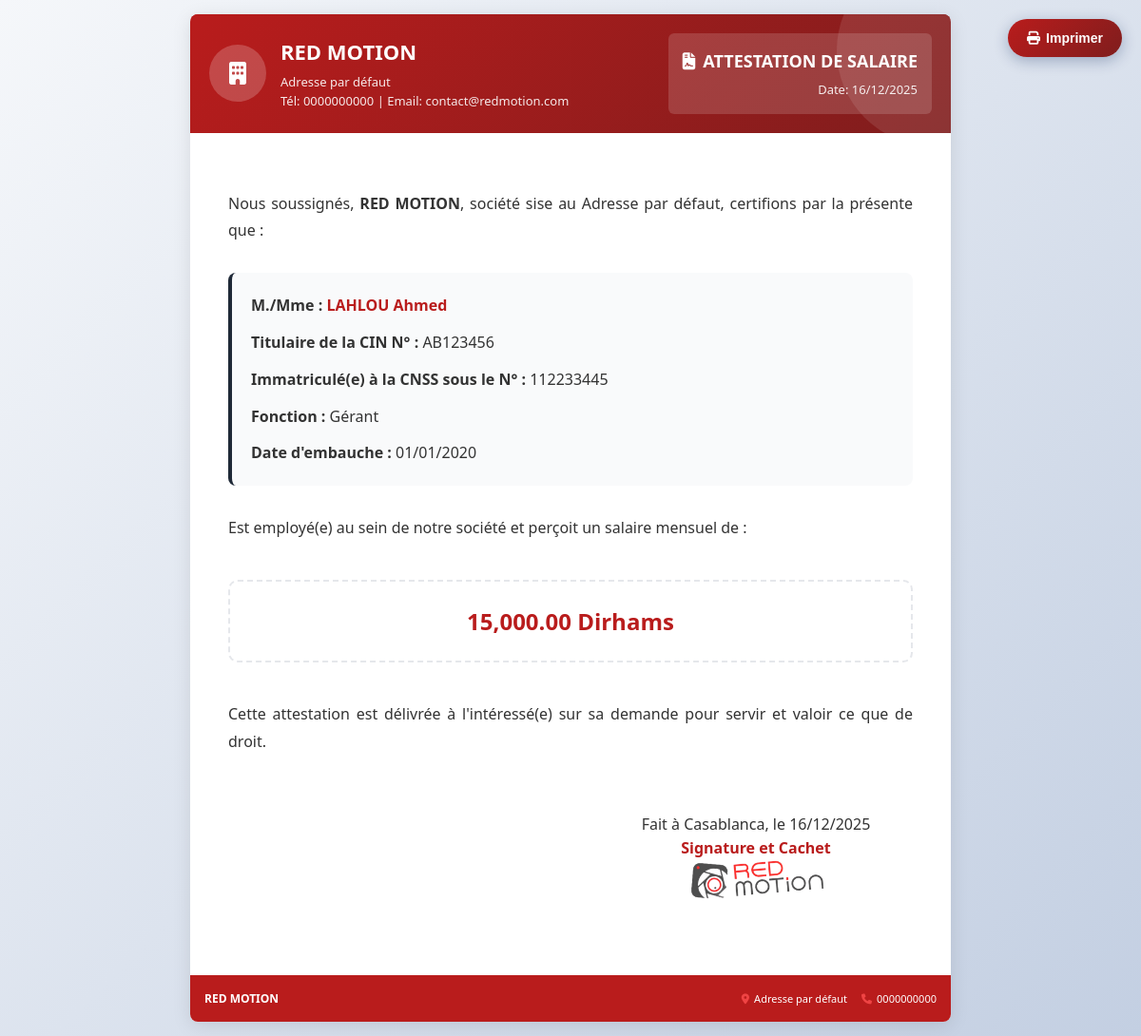
The app's page /vue/imprimer_attestation_salaire.php?id=1 with its own data.
### tables this page shows
CREATE TABLE `societe_info` (
  `id` int NOT NULL,
  `nom` varchar(255) NOT NULL,
  `adresse` text,
  `telephone` varchar(50) DEFAULT NULL,
  `email` varchar(100) DEFAULT NULL,
  `rc` varchar(100) DEFAULT NULL,
  `nif` varchar(100) DEFAULT NULL,
  `nis` varchar(100) DEFAULT NULL,
  `art` varchar(100) DEFAULT NULL,
  `cnss` varchar(100) DEFAULT NULL,
  `if_fiscal` varchar(100) DEFAULT NULL,
  `ice` varchar(100) DEFAULT NULL,
  `logo_path` varchar(255) DEFAULT NULL,
  `cachet_path` varchar(255) DEFAULT NULL,
  `jours_conge_annuel` int DEFAULT '18',
  `weekend_days` varchar(50) DEFAULT '0'
);

CREATE TABLE `employes` (
  `id` int NOT NULL,
  `nom` varchar(100) NOT NULL,
  `prenom` varchar(100) NOT NULL,
  `email` varchar(150) DEFAULT NULL,
  `telephone` varchar(20) DEFAULT NULL,
  `date_naissance` date DEFAULT NULL,
  `date_embauche` date DEFAULT NULL,
  `salaire` decimal(10,2) DEFAULT NULL,
  `id_poste` int DEFAULT NULL,
  `statut` enum('Actif','Congé','Terminé') DEFAULT 'Actif',
  `photo` varchar(255) DEFAULT NULL,
  `adresse` text,
  `cin` varchar(20) DEFAULT NULL,
  `cnss` varchar(50) DEFAULT NULL,
  `date_creation` datetime DEFAULT CURRENT_TIMESTAMP,
  `situation_familiale` varchar(50) DEFAULT NULL,
  `nombre_enfants` int DEFAULT '0',
  `type_contrat` varchar(50) DEFAULT NULL,
  `rib` varchar(50) DEFAULT NULL,
  `solde_conge` float DEFAULT '18'
);

CREATE TABLE `postes` (
  `id` int NOT NULL,
  `titre` varchar(100) NOT NULL,
  `id_departement` int DEFAULT NULL,
  `description` text,
  `date_creation` datetime DEFAULT CURRENT_TIMESTAMP,
  `parent_id` int DEFAULT NULL
);

### model/hr_functions.php (called while the page is built, shortened)
<?php
include_once __DIR__ . '/../config/connexion.php';
function getEmploye($id) {
    global $connexion;
    $sql = "SELECT e.*, p.titre as poste, p.id as id_poste, d.nom as departement, d.id as id_departement
            FROM employes e
            LEFT JOIN postes p ON e.id_poste = p.id
            LEFT JOIN departements d ON p.id_departement = d.id
            WHERE e.id = ?";
    $req = $connexion->prepare($sql);
    $req->execute([$id]);
    return $req->fetch(PDO::FETCH_ASSOC);
}
?>

### vue/imprimer_attestation_salaire.php (the view, shortened to what this page needs)
<?php
include '../model/hr_functions.php';
$emp = getEmploye($_GET['id']);
$stmt = $connexion->query("SELECT * FROM societe_info LIMIT 1");
$societe = $stmt->fetch(PDO::FETCH_ASSOC);
$date_jour = date('d/m/Y');
?>
<!DOCTYPE html>
<html lang="fr">
<head>
    <link href="https://cdnjs.cloudflare.com/ajax/libs/font-awesome/6.4.0/css/all.min.css" rel="stylesheet">
</head>
<body>
    <button class="print-btn" onclick="window.print()">
        <i class="fas fa-print"></i> Imprimer
    </button>
    <div class="container">
        <div class="header">
            <div class="header-content">
                <div class="logo-section">
                    <div class="logo">
                        <?php if(!empty($societe['logo_path']) && file_exists(__DIR__ . '/../' . $societe['logo_path'])): ?>
                            <img src="../<?= $societe['logo_path'] ?>" alt="Logo">
                        <?php else: ?>
                            <i class="fas fa-building"></i>
                        <?php endif; ?>
                    </div>
                    <div class="company-info">
                        <h1><?= !empty($societe['nom']) ? htmlspecialchars($societe['nom']) : 'RED MOTION' ?></h1>
                        <p><?= !empty($societe['adresse']) ? htmlspecialchars($societe['adresse']) : 'Audio Visual et Production Videos' ?></p>
                        <p>Tél: <?= !empty($societe['telephone']) ? htmlspecialchars($societe['telephone']) : '' ?> | Email: <?= !empty($societe['email']) ? htmlspecialchars($societe['email']) : '' ?></p>
                    </div>
                </div>
                <div class="document-info">
                    <div class="document-number">
                        <i class="fas fa-file-contract"></i>
                        ATTESTATION DE SALAIRE
                    </div>
                    <div class="document-date">
                        Date: <?= $date_jour ?>
                    </div>
                </div>
            </div>
        </div>
        <div class="content">
            <div class="attestation-body">
                <p>Nous soussignés, <strong><?= !empty($societe['nom']) ? htmlspecialchars($societe['nom']) : 'RED MOTION' ?></strong>, société sise au <?= !empty($societe['adresse']) ? htmlspecialchars($societe['adresse']) : 'Casablanca' ?>, certifions par la présente que :</p>
                <div class="employee-details">
                    <p><strong>M./Mme :</strong> <span class="highlight"><?= strtoupper($emp['nom']) ?> <?= $emp['prenom'] ?></span></p>
                    <p><strong>Titulaire de la CIN N° :</strong> <?= $emp['cin'] ?></p>
                    <p><strong>Immatriculé(e) à la CNSS sous le N° :</strong> <?= $emp['cnss'] ?></p>
                    <p><strong>Fonction :</strong> <?= $emp['poste'] ?></p>
                    <p><strong>Date d'embauche :</strong> <?= date('d/m/Y', strtotime($emp['date_embauche'])) ?></p>
                </div>
                <p>Est employé(e) au sein de notre société et perçoit un salaire mensuel de :</p>
                <p style="text-align: center; font-size: 24px; font-weight: bold; margin: 40px 0; color: var(--primary-color); border: 2px dashed var(--border-color); padding: 20px; border-radius: 10px; background: #fff;">
                    <?= number_format($emp['salaire'], 2) ?> Dirhams
                </p>
                <p>Cette attestation est délivrée à l'intéressé(e) sur sa demande pour servir et valoir ce que de droit.</p>
            </div>
            <div class="footer-signature">
                <div class="signature-box">
                    <p>Fait à Casablanca, le <?= $date_jour ?></p>
                    <div class="signature-title">Signature et Cachet</div>
                    <?php
                        $show_signature = !isset($_GET['signed']) || $_GET['signed'] == 1;
                        if (!empty($societe['cachet_path']) && $show_signature):
                            $cachetSrc = $societe['cachet_path'];
                    ?>
                        <img src="<?= $cachetSrc ?>" alt="Cachet" class="signature-img">
                    <?php endif; ?>
                </div>
            </div>
        </div>
        <div class="footer">
            <div class="footer-left">
                <?= !empty($societe['nom']) ? htmlspecialchars($societe['nom']) : 'RED MOTION' ?>
            </div>
            <div class="footer-right">
                <div class="footer-contact">
                    <i class="fas fa-map-marker-alt"></i> <?= !empty($societe['adresse']) ? substr(htmlspecialchars($societe['adresse']), 0, 30) : 'Casablanca' ?>
                </div>
                <div class="footer-contact">
                    <i class="fas fa-phone"></i> <?= !empty($societe['telephone']) ? htmlspecialchars($societe['telephone']) : '+212 6 61 55 33 94' ?>
                </div>
            </div>
        </div>
    </div>
</body>
</html>

### vue/imprimer_attestation_salaire.php (style rules this page uses)
:root { --primary-color: #b91c1c; --secondary-color: #1f2937; --accent-color: #ef4444; --text-color: #333; --light-gray: #f9fafb; --border-color: #e5e7eb; --gradient: linear-gradient(135deg, #b91c1c 0%, #7f1d1d 100%); }
* { margin: 0; padding: 0; box-sizing: border-box; }
body { font-family: 'Segoe UI', Tahoma, Geneva, Verdana, sans-serif; background: linear-gradient(135deg, #f5f7fa 0%, #c3cfe2 100%); min-height: 100vh; padding: 15px; line-height: 1.6; color: var(--text-color); font-size: 14px; }
.container { max-width: 800px; margin: 0 auto; background: white; border-radius: 8px; box-shadow: 0 4px 20px rgba(0, 0, 0, 0.1); overflow: hidden; position: relative; min-height: calc(100vh - 30px); display: flex; flex-direction: column; }
.container::before { content: ''; position: absolute; top: 0; left: 0; width: 100%; height: 4px; background: var(--gradient); }
.print-btn { position: fixed; top: 20px; right: 20px; background: var(--gradient); color: white; border: none; padding: 12px 20px; border-radius: 25px; cursor: pointer; font-size: 14px; font-weight: 600; box-shadow: 0 4px 15px rgba(10, 37, 88, 0.3); z-index: 1000; display: flex; align-items: center; gap: 6px; }
.header { background: var(--gradient); color: white; padding: 20px; position: relative; overflow: hidden; }
.header::before { content: ''; position: absolute; top: -50%; right: -10%; width: 200px; height: 200px; background: rgba(255, 255, 255, 0.1); border-radius: 50%; }
.header-content { display: flex; justify-content: space-between; align-items: center; position: relative; z-index: 2; }
.logo-section { display: flex; align-items: center; gap: 15px; }
.logo { width: 60px; height: 60px; background: rgba(255, 255, 255, 0.2); border-radius: 50%; display: flex; align-items: center; justify-content: center; font-size: 24px; color: white; overflow: hidden; }
.company-info h1 { font-size: 22px; font-weight: 700; margin-bottom: 3px; }
.company-info p { font-size: 13px; opacity: 0.9; }
.document-info { text-align: right; background: rgba(255, 255, 255, 0.15); padding: 15px; border-radius: 6px; }
.document-number { font-size: 18px; font-weight: 700; margin-bottom: 5px; display: flex; align-items: center; justify-content: flex-end; gap: 8px; }
.document-date { font-size: 13px; opacity: 0.9; }
.content { padding: 40px; flex: 1; font-size: 16px; }
.attestation-body { text-align: justify; line-height: 1.8; margin-top: 20px; }
.attestation-body p { margin-bottom: 20px; }
.highlight { font-weight: 700; color: var(--primary-color); }
.employee-details { background: var(--light-gray); padding: 20px; border-radius: 8px; border-left: 4px solid var(--secondary-color); margin: 30px 0; }
.employee-details p { margin-bottom: 10px; }
.employee-details p:last-child { margin-bottom: 0; }
.footer-signature { margin-top: 60px; display: flex; justify-content: flex-end; padding-right: 40px; position: relative; }
.signature-box { text-align: center; width: 250px; position: relative; }
.signature-title { font-weight: 700; margin-bottom: 80px; color: var(--primary-color); }
.signature-img { max-width: 180px; max-height: 100px; position: absolute; top: 40px; left: 50%; transform: translateX(-50%) rotate(-5deg); opacity: 0.9; mix-blend-mode: multiply; }
.footer { margin-top: auto; text-align: center; padding: 15px; background: var(--primary-color); color: white; font-size: 12px; display: flex; justify-content: space-between; align-items: center; }
.footer-left { font-weight: 700; }
.footer-right { display: flex; gap: 15px; font-size: 11px; }
.footer-contact { display: flex; align-items: center; gap: 5px; }
.footer-contact i { color: var(--accent-color); }

### records on screen
societe_info: nom "RED MOTION", adresse "Adresse par défaut", telephone "0000000000", email "contact@redmotion.com", cachet_path (picture)
employes: nom "LAHLOU", prenom "Ahmed", cin "AB123456", cnss "112233445", id_poste.titre "Gérant", date_embauche "01/01/2020", salaire "15,000.00"
